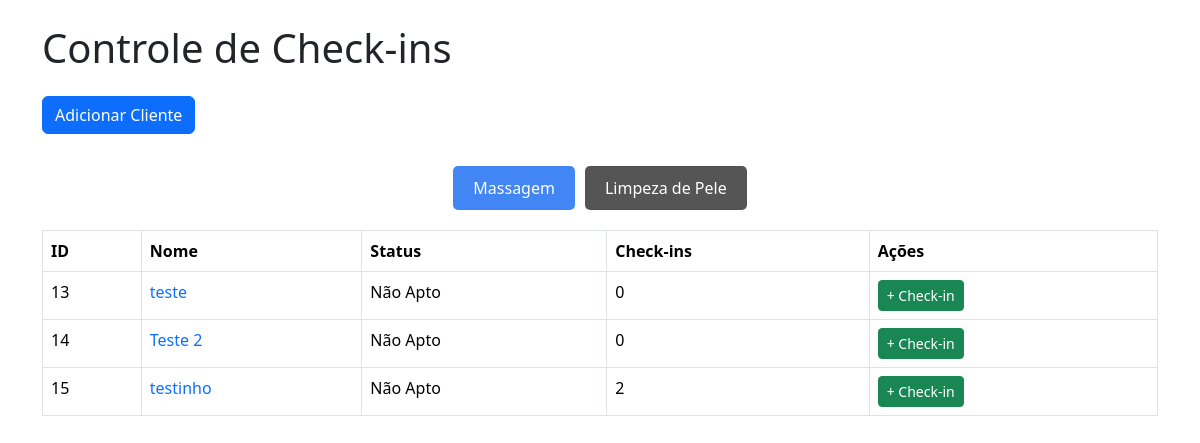
Before: / with the older database file.
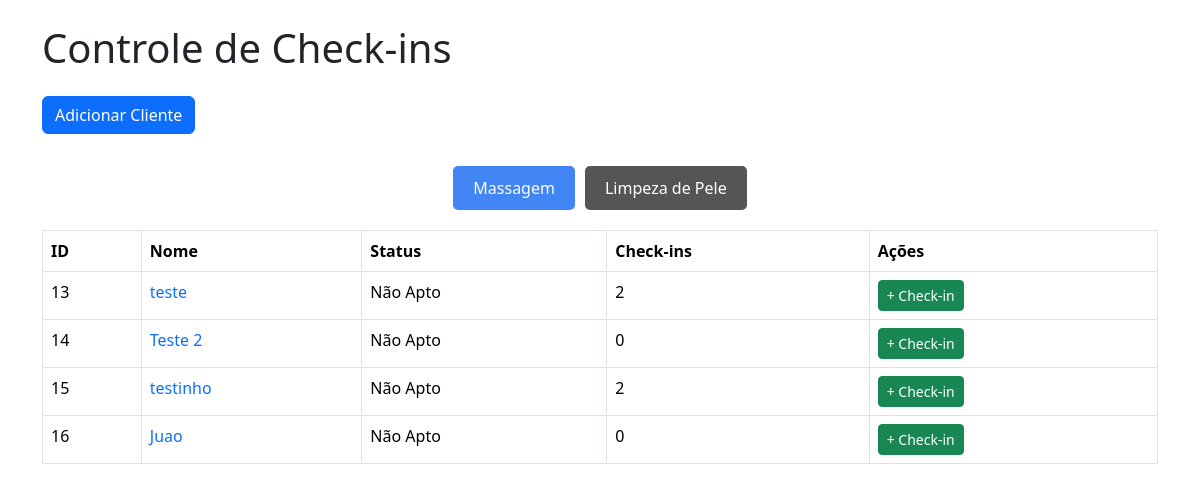
After: the same page with the newer database file.
### tables this page shows
CREATE TABLE clientes_massagem (
        id INTEGER PRIMARY KEY AUTOINCREMENT,
        nome TEXT NOT NULL,
        status_massagem BOOLEAN DEFAULT FALSE,
        checkins_massagem INTEGER DEFAULT 0
    );

### app/views/massagem.py (the view)
@app.route("/")
def homepage_massagem():
    conn = get_db_connection()
    clientes_massagem = conn.execute('SELECT * FROM clientes_massagem').fetchall()
    conn.close()
    return render_template('massagem/massagem.html', clientes_massagem=clientes_massagem)

### app/model/model.py (called while the page is built)
def get_db_connection():
    conn = sqlite3.connect('checkins.db')
    conn.row_factory = sqlite3.Row
    return conn

### app/templates/massagem/massagem.html (shortened to what this page needs)
<!DOCTYPE html>
<html lang="pt-br">
<head>
    <link href="https://cdn.jsdelivr.net/npm/bootstrap@5.3.2/dist/css/bootstrap.min.css" rel="stylesheet">
    <link rel="stylesheet" href="{{url_for('static', filename='css/style.css')}}">
    <link rel="stylesheet" href="{{url_for('static', filename='css/modal.css')}}">
</head>
<body>
    <div class="container">
        <h1 class="mb-4">
            Controle de Check-ins
        </h1>
        <button class="btn btn-primary" id="openModal">Adicionar Cliente</button>
        <div class="nav">
            <a href="/" class="active">Massagem</a>
            <a href="/limpeza">Limpeza de Pele</a>
        </div>
        <table class="table table-bordered">
            <thead>
                <tr>
                <th>ID</th>
                <th>Nome</th>
                <th>Status</th>
                <th>Check-ins</th>
                <th>Ações</th>
                </tr>
            </thead>
            <tbody>
                {% for cliente in clientes_massagem %}
                <tr>
                <td>{{ cliente.id }}</td>
                <td><a href="/clientemassagem/{{cliente.id}}">{{ cliente.nome }}</a></td>
                {% if cliente.status_massagem %}
                    <td><a class="agendar" href="https://app.tecnofit.com.br/ng/calendar/week" target="_blank">Agendar</a></td>
                {% else %}
                    <td>Não Apto</td>
                {% endif %}
                <td>{{ cliente.checkins_massagem }}</td>
                <td>
                    <a href="/checkinmassagem/{{ cliente.id }}" class="btn btn-success btn-sm">+ Check-in</a>
                </td>
                </tr>
                {% endfor %}
            </tbody>
        </table>
</body>
</html>

Changed rows visible on the page:
changed clientes_massagem "teste": checkins_massagem "0" → "2"
added clientes_massagem: id "16", nome "Juao", status_massagem "Não Apto", checkins_massagem "0"
